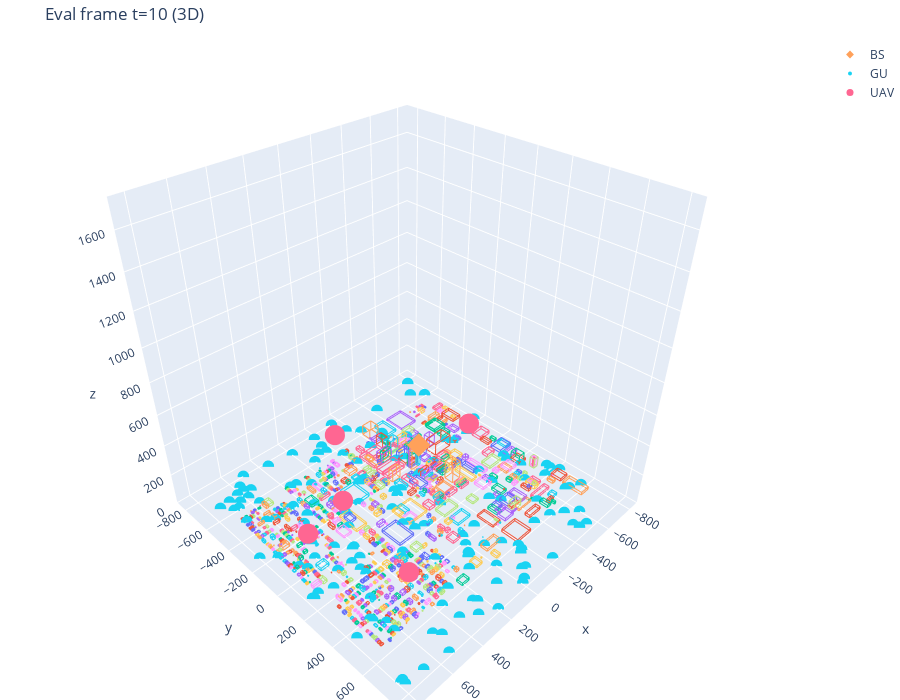

Notebook cell for this chart:
### Code cell
t = 10
gu_xyz = cache["gu_xyz"][t]
uav_xyz = cache["uav_xyz"][t]

# 2D
visualize_scene_2d(CFG_PATH, gu_xyz=gu_xyz, uav_xyz=uav_xyz, title=f"Eval frame t={t} (2D)")

# 3D
fig = visualize_scene_3d(CFG_PATH, gu_xyz=gu_xyz, uav_xyz=uav_xyz, title=f"Eval frame t={t} (3D)")
fig
